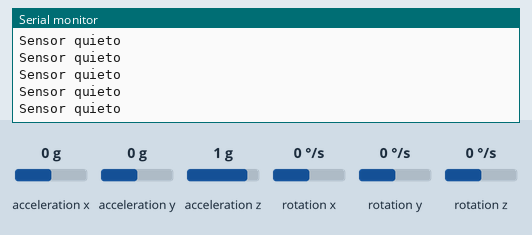
Bench run of a sketch on a simulated Arduino Uno, built with avr-gcc and run on an emulated ATmega328P. On the bench: the last lines printed to the serial monitor. The test bench sets the inputs (shaded band); at power-on: acceleration x 0 g, acceleration y 0 g, acceleration z 1 g, rotation x 0 °/s, rotation y 0 °/s, rotation z 0 °/s.

Above: at 4.2 s.
4.3 s: acceleration x set to 0.8 g
At 5.4 s:
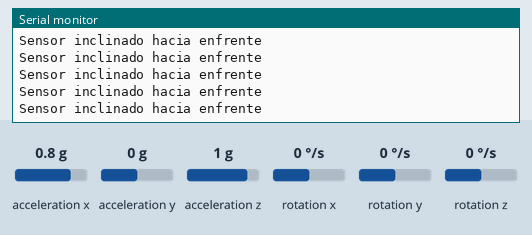
6.2 s: acceleration x set to 0 g
At 7.3 s:
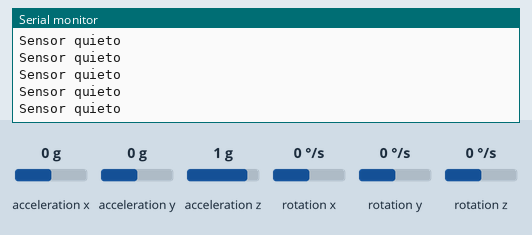
9.2 s: acceleration y set to -1.4 g
At 9.8 s:
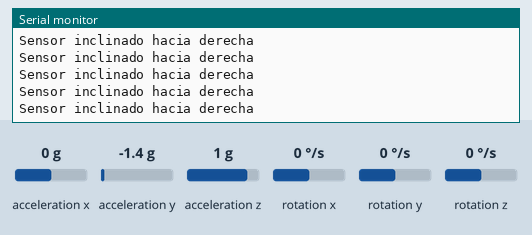
11.2 s: acceleration y set to 0 g
At 12.3 s:
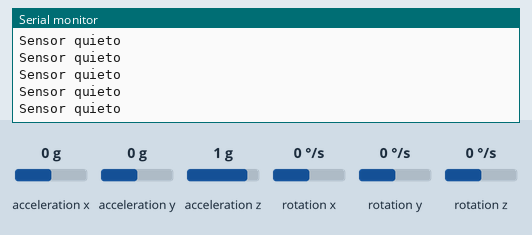
14.2 s: acceleration x set to 1.4 g
At 14.8 s:
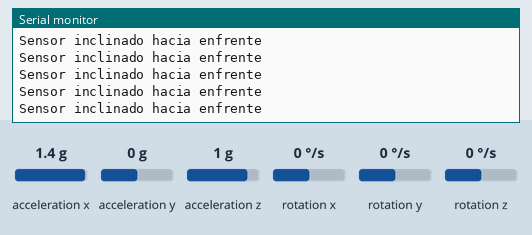

The sketch:

MPU6050_Punto2_Posiciones_sin_Red.ino
```cpp
// Librerías necesarias
#include <Wire.h>
#include <MPU6050_tockn.h>

// Crear objeto MPU6050 usando la comunicación I2C
MPU6050 mpu(Wire);

// Variables para almacenar los valores de inclinación (ángulos)
float pitch;
float roll;

void setup() {
    Serial.begin(9600);         // Inicia el monitor serial
    Wire.begin();               // Inicia el bus I2C
    mpu.begin();                // Inicializa el MPU6050
    mpu.calcGyroOffsets(true);  // Calibra el sensor al inicio
}

void loop() {
  mpu.update();            // Actualiza los valores del sensor

  // Obtener ángulos de inclinación
  pitch=mpu.getAngleX();
  roll=mpu.getAccAngleY();

  // Condiciones para obtener posicion del sensor
  if (pitch >=-5 && pitch<=5 && roll>=-5 && roll<=5 ){
    Serial.println("Sensor quieto");
  }
  else if (roll<=-20 && pitch>=-5 && pitch<=5 ){
    Serial.println("Sensor inclinado hacia enfrente");
  }
  else if ( pitch<=-20 && roll>=-5 && roll<=5 ){
    Serial.println("Sensor inclinado hacia derecha");
  }
  else if ( pitch>=20 && roll>=-5 && roll<=5 ){
    Serial.println("Sensor inclinado hacia izquierda");
  }
}
```

Measured:
- after the input at 4.3 s, the serial monitor: prints a new line after 0.08 s (image 1)
- after the input at 9.2 s, the serial monitor: prints a new line after 0.08 s (image 3)
- after the input at 14.2 s, the serial monitor: prints a new line after 0.07 s (image 5)
